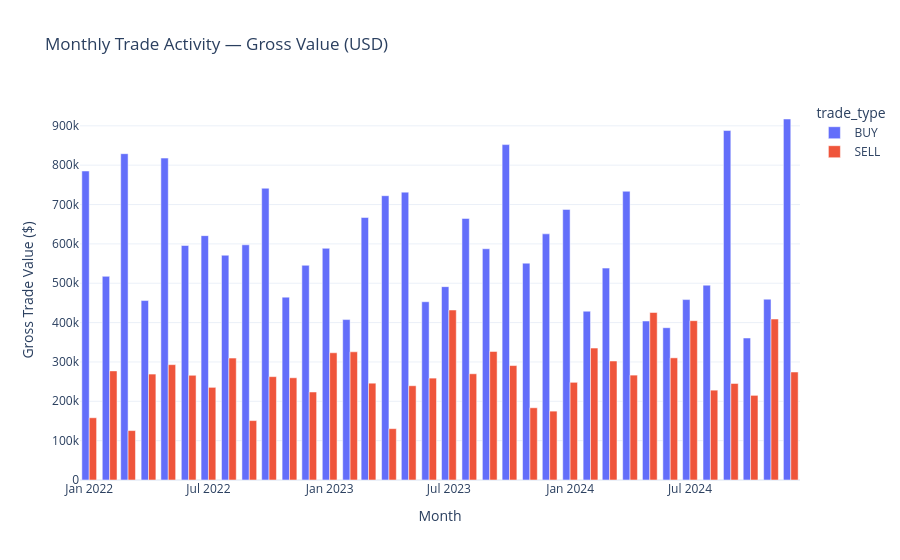

Write notebook code for a chart like this one.
### Code cell
# ── 8. Trade Activity Summary ─────────────────────────────────────────────
trades_df = con.execute("""
    SELECT
        DATE_TRUNC('month', trade_date) AS trade_month,
        trade_type,
        COUNT(*)                        AS trade_count,
        SUM(gross_value)                AS total_value
    FROM vw_trades
    GROUP BY DATE_TRUNC('month', trade_date), trade_type
    ORDER BY trade_month, trade_type
""").df()

fig = px.bar(
    trades_df, x='trade_month', y='total_value', color='trade_type',
    title='Monthly Trade Activity — Gross Value (USD)',
    labels={'total_value': 'Gross Trade Value ($)', 'trade_month': 'Month'},
    template='plotly_white', barmode='group'
)
fig.show()
